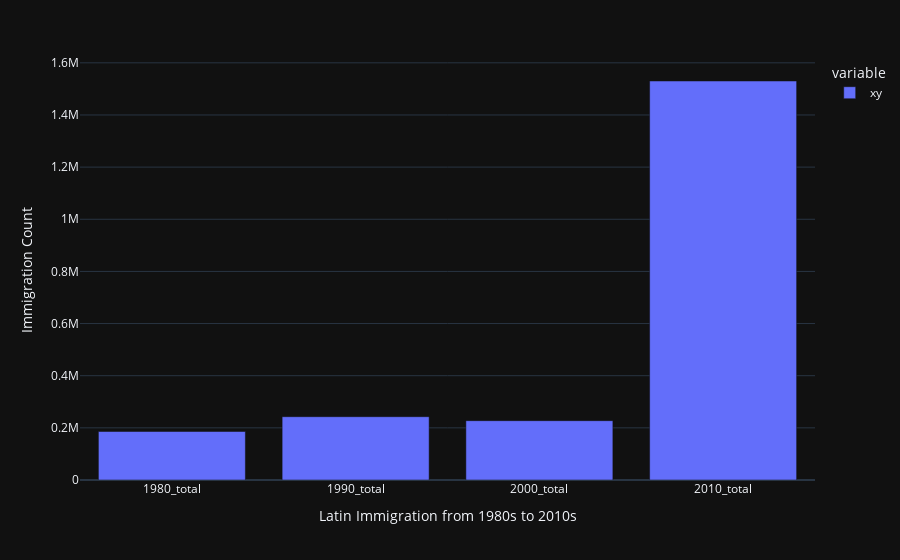

This figure's notebook cell:
### Code cell
df_latin_data = pd.DataFrame({'xy': latin_data})
px.bar(df_latin_data, labels={'value': 'Immigration Count', 'index': 'Latin Immigration from 1980s to 2010s'})

### Figure 1 — Plotly figure (JSON) as saved in the notebook; plotly's stock layout.template omitted (floating-point values rounded to 4 significant figures)
{"data": [{"alignmentgroup": "True", "hovertemplate": "variable=xy<br>Latin Immigration from 1980s to 2010s=%{x}<br>Immigration Count=%{y}<extra></extra>", "legendgroup": "xy", "marker": {"color": "#636efa", "pattern": {"shape": ""}}, "name": "xy", "offsetgroup": "xy", "orientation": "v", "showlegend": true, "textposition": "auto", "type": "bar", "x": ["1980_total", "1990_total", "2000_total", "2010_total"], "xaxis": "x", "y": [185975, 242802, 227574, 1530296], "yaxis": "y"}], "layout": {"barmode": "relative", "legend": {"title": {"text": "variable"}, "tracegroupgap": 0}, "margin": {"t": 60}, "xaxis": {"anchor": "y", "domain": [0, 1], "title": {"text": "Latin Immigration from 1980s to 2010s"}}, "yaxis": {"anchor": "x", "domain": [0, 1], "title": {"text": "Immigration Count"}}}}
